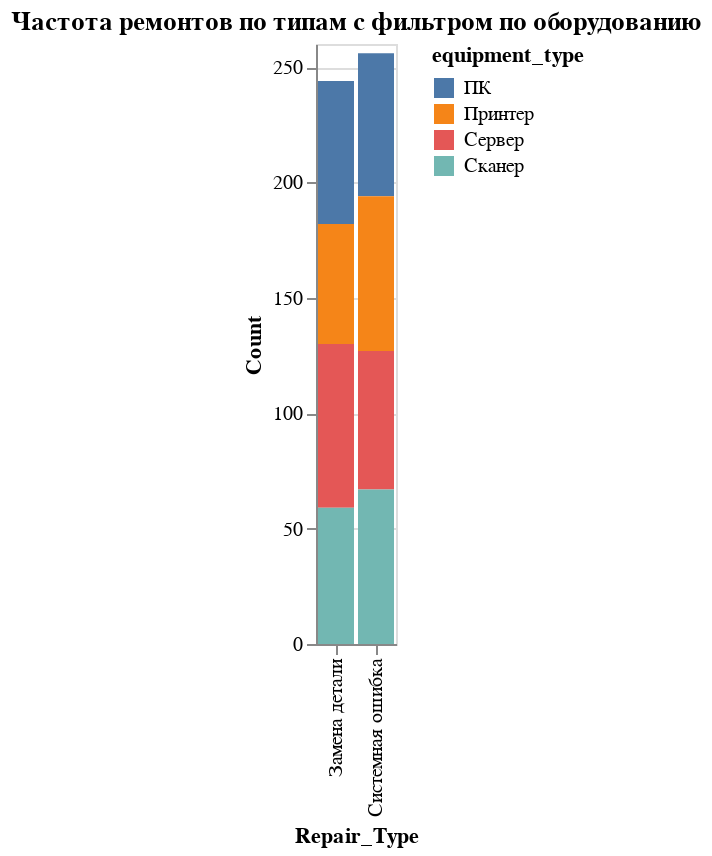

Write notebook code for a chart like this one.
### Markdown cell above
Гистограмма частоты ремонтов

### Code cell
histogram = alt.Chart(repair_counts).mark_bar().encode(
    x='Repair_Type:O',
    y='Count:Q',
    color='equipment_type:N',
    tooltip=['Repair_Type:O', 'Count:Q', 'equipment_type:N']
).add_selection(
    type_selection
).transform_filter(
    type_selection
).properties(title='Частота ремонтов по типам с фильтром по оборудованию')

histogram

### Figure 1 — Vega-Lite specification as saved in the notebook (floating-point values rounded to 4 significant figures)
{"config": {"view": {"continuousWidth": 300, "continuousHeight": 300}}, "data": {"name": "data-9626d2d908f8fac66ccd586699ec2637"}, "mark": {"type": "bar"}, "encoding": {"color": {"field": "equipment_type", "type": "nominal"}, "tooltip": [{"field": "Repair_Type", "type": "ordinal"}, {"field": "Count", "type": "quantitative"}, {"field": "equipment_type", "type": "nominal"}], "x": {"field": "Repair_Type", "type": "ordinal"}, "y": {"field": "Count", "type": "quantitative"}}, "params": [{"name": "param_1", "select": {"type": "point", "fields": ["equipment_type"]}, "bind": {"input": "select", "options": ["ПК", "Сервер", "Принтер", "Сканер"], "name": "Тип оборудования:"}}], "title": "Частота ремонтов по типам с фильтром по оборудованию", "transform": [{"filter": {"param": "param_1", "empty": true}}], "$schema": "https://vega.github.io/schema/vega-lite/v5.20.1.json", "datasets": {"data-9626d2d908f8fac66ccd586699ec2637": [{"Repair_Type": "Замена детали", "equipment_type": "ПК", "Count": 62}, {"Repair_Type": "Замена детали", "equipment_type": "Принтер", "Count": 52}, {"Repair_Type": "Замена детали", "equipment_type": "Сервер", "Count": 71}, {"Repair_Type": "Замена детали", "equipment_type": "Сканер", "Count": 59}, {"Repair_Type": "Системная ошибка", "equipment_type": "ПК", "Count": 62}, {"Repair_Type": "Системная ошибка", "equipment_type": "Принтер", "Count": 67}, {"Repair_Type": "Системная ошибка", "equipment_type": "Сервер", "Count": 60}, {"Repair_Type": "Системная ошибка", "equipment_type": "Сканер", "Count": 67}]}}
